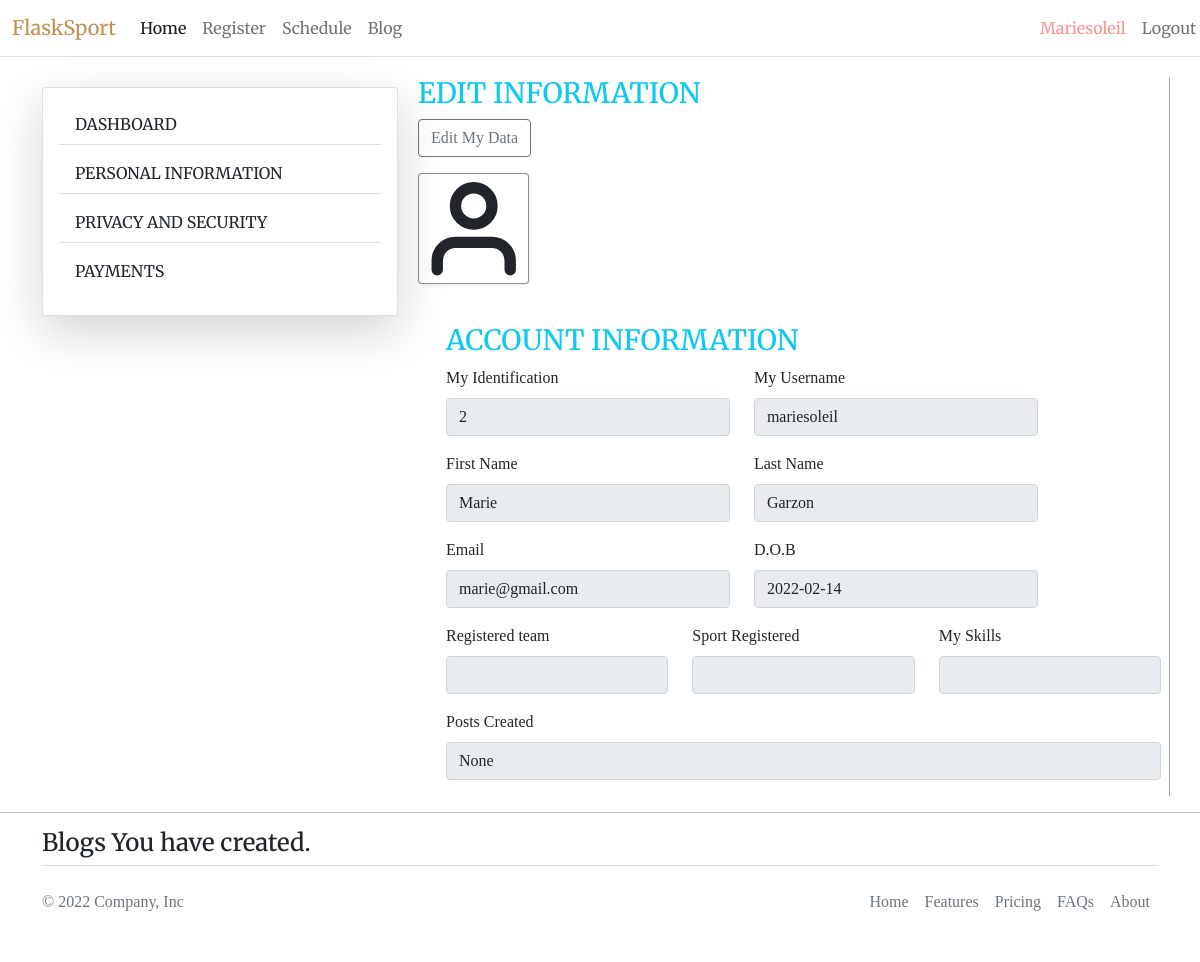
/user/user-profile/ (signed in), run on the app's committed database.
### sport/models.py (models this page shows, shortened)
class User(db.Model, UserMixin):
    id = db.Column(db.Integer(), primary_key=True)
    username = db.Column(db.String(length=20), nullable=False, unique=True)
    first_name = db.Column(db.String(length=30), nullable=False, unique=True)
    last_name = db.Column(db.String(length=20), nullable=False, unique=True)
    email = db.Column(db.String(length=20), nullable=False, unique=True)
    password_hash = db.Column(db.String(length=80), nullable=False)
    date_of_birth = db.Column(db.String(length=10), nullable=False)
    team_id = db.Column(
        db.Integer(), db.ForeignKey("team.id"), nullable=True
    )  # created only when the user registers for sport.
    is_registered = db.Column(
        db.Boolean(), nullable=True
    )  # updated when user registers.
    user_bookmarked = db.relationship("Bookmarks", backref="user", lazy=True)
    posts_created = db.relationship("Post", backref="user", lazy=True)
    player_attributes = db.relationship("Attributes", backref="user", lazy=True)
    @property
    def password(self):
        return self.password

### sport/routes.py (the view)
@app.route("/user/user-profile/", methods=["POST", "GET"])
@login_required
def view_user_profile():
    if request.method == "GET":
        blogs = Post.query.filter_by(creator_id=current_user.id).all()
        if current_user.team_id != None:
            team = Team.query.filter_by(id=int(current_user.team_id)).first()
            sport = Attributes.query.filter_by(id=int(current_user.id)).first()
            post = Post.query.filter_by(creator_id=int(current_user.id)).count()
        else:
            team = None
            sport = None
            post = None
        user_profile = ViewUserProfileForm()
        return render_template(
            "user/user-profile.html",
            user_profile=user_profile,
            team=team,
            sport=sport,
            post=post,
            blogs=blogs,
        )

### sport/forms.py
class ViewUserProfileForm(FlaskForm):
    id = StringField(label="My Identification", validators=[DataRequired()])
    username = StringField(label="My Username", validators=[DataRequired()])
    first_name = StringField(label="First Name", validators=[DataRequired()])
    last_name = StringField(label="Last Name", validators=[DataRequired()])
    email = StringField(label="Email", validators=[Email(), DataRequired()])
    date_of_birth = StringField(label="D.O.B", validators=[DataRequired()])
    team = StringField(label="Registered team", validators=[DataRequired()])
    sport = StringField(
        label="Sport Registered", validators=[DataRequired()]
    )  # retrieve from attributes
    post = StringField(
        label="Posts Created", validators=[DataRequired()]
    )  # retrieve from posts
    skill = StringField(
        label="My Skills", validators=[DataRequired()]
    )  # retrive from attrinutes

### sport/models.py (called while the page is built)
@login_manager.user_loader
def load_user(user_id):
    return User.query.get(int(user_id))

### sport/templates/user/user-profile.html (shortened to what this page needs)
{% extends 'base.html' %} {% block title %} {% endblock %} {% block content %}
<body>
  <div class="container">
    <div class="row">
      <div class="col-lg-4 col-md-6 col-sm-12" style="margin-top: 30px">
        <div class="card shadow-lg p-3 mb-5 bg-body rounded">
          <ul
            class="list-group list-group-flush"
            style="font-family: 'Merriweather', serif"
          >
            <li class="list-group-item mb-2">DASHBOARD</li>
            <li class="list-group-item mb-2">PERSONAL INFORMATION</li>
            <li class="list-group-item mb-2">PRIVACY AND SECURITY</li>
            <li class="list-group-item mb-2">PAYMENTS</li>
          </ul>
        </div>
      </div>
      <div
        class="col-lg-8 col-md-6 col-sm-12 g-3"
        style="border-right: 1px solid rgba(0, 0, 0, 0.36); margin-top: 20px"
      >
        <div class="mb-3">
          <h3 class="font-weight-bolder text-info" style="color: black">
            EDIT INFORMATION
          </h3>
          <button type="button" class="btn btn-outline-secondary" id="btns">
            Edit My Data
          </button>
        </div>
        <form method="POST" class="form-rigister">
          <div
            class="mb-3 shadow-sm bg-body rounded"
            style="margin-right: 85%; border: 1px solid rgba(0, 0, 0, 0.442)"
          >
            <svg
              xmlns="http://www.w3.org/2000/svg"
              width="100%"
              height="100%"
              viewBox="0 0 24 24"
              fill="none"
              stroke="currentColor"
              stroke-width="2.5"
              stroke-linecap="round"
              stroke-linejoin="round"
              class="feather feather-user"
            >
              <path d="M20 21v-2a4 4 0 0 0-4-4H8a4 4 0 0 0-4 4v2"></path>
              <circle cx="12" cy="7" r="4"></circle>
            </svg>
          </div>
          <br />
          <div class="row ms-3">
            <h3 class="text-info">ACCOUNT INFORMATION</h3>
          </div>
          {% if current_user.is_authenticated %}
          <fieldset disabled id="fieldset">
            <div class="row ms-3">
              <div class="col-lg-5 mb-3">
                {{user_profile.id.label(class="form-label")}}
                {{user_profile.id(class="form-control", autocomplete='off',
                placeholder='Indentity',value=current_user.id)}}
              </div>
              <div class="col-lg-5 mb-3">
                {{user_profile.username.label(class="form-label")}}
                {{user_profile.username(class="form-control",autocomplete='off',placeholder='User
                Name', value=current_user.username)}}
              </div>
            </div>
            <div class="row ms-3">
              <div class="col-lg-5 mb-3">
                {{user_profile.first_name.label(class="form-label")}}
                {{user_profile.first_name(class="form-control",autocomplete='off',placeholder='Team
                Name', value=current_user.first_name)}}
              </div>
              <div class="col-lg-5 mb-3">
                {{user_profile.last_name.label(class="form-label")}}
                {{user_profile.last_name(class="form-control",autocomplete='off',placeholder='Team
                Name', value=current_user.last_name)}}
              </div>
            </div>
            <div class="row ms-3">
              <div class="col-lg-5 mb-3">
                {{user_profile.email.label(class="form-label")}}
                {{user_profile.email(class="form-control",
                value=current_user.email)}}
              </div>
              <div class="col-lg-5 mb-3">
                {{user_profile.date_of_birth.label(class="form-label")}}
                {{user_profile.date_of_birth(class="form-control",
                value=current_user.date_of_birth)}}
              </div>
            </div>
            <div class="row ms-3">
              <div class="col-lg-4 mb-3">
                {{user_profile.team.label(class="form-label")}}
                {{user_profile.team(class="form-control", value=team.name)}}
              </div>
              <div class="col-lg-4 mb-3">
                {{user_profile.sport.label(class="form-label")}}
                {{user_profile.sport(class="form-control",
                value=sport.sports_registered)}}
              </div>
              <div class="col-lg-4 mb-3">
                {{user_profile.skill.label(class="form-label")}}
                {{user_profile.skill(class="form-control",
                value=sport.skills_level)}}
              </div>
            </div>
            <div class="row ms-3">
              <div class="mb-3">
                {{user_profile.post.label(class="form-label")}}
                {{user_profile.post(class="form-control", value=post)}}
              </div>
            </div>
          </fieldset>
          {% endif %}
        </form>
      </div>
    </div>
  </div>
  <hr />
  <section id="recent-blogs">
    <div class="container">
      <h4>Blogs You have created.</h4>
    </div>
  </section>
</body>
{% endblock %}

### sport/templates/base.html (shortened to what this page needs)
<!doctype html>
<html lang="en">
<head>
    <link rel="stylesheet" href="static/css/style.css">
    <link href="https://cdn.jsdelivr.net/npm/bootstrap@5.1.3/dist/css/bootstrap.min.css" rel="stylesheet"
>
</head>
<body>
    <nav class="navbar navbar-expand-md navbar-light border-bottom">
        <div class="container-fluid">
            <a class="navbar-brand" href="{{url_for('home_page')}}"
                style="font-family: 'Merriweather', serif;color:rgba(169, 104, 18, 0.734)">FlaskSport</a>
            <div class="row collapse navbar-collapse" id="navbarNav" style="font-family: 'Merriweather', serif">
                <div class="col-lg-10">
                    <ul class="navbar-nav">
                        <li class="nav-item">
                            <a class="nav-link active" aria-current="page" href="{{url_for('home_page')}}">Home</a>
                        </li>
                        {% if current_user.is_authenticated %}
                        <li class="nav-item">
                            <a class="nav-link" href="{{url_for('registration_page')}}">Register</a>
                        </li>
                        {% endif %}
                        <li class="nav-item">
                            <a class="nav-link" href="{{url_for('schedule_page')}}">Schedule</a>
                        </li>
                        <li class="nav-item">
                            <a class="nav-link" href="{{url_for('blog_page')}}">Blog</a>
                        </li>
                    </ul>
                </div>
                <div class='col-lg-2'>
                    <ul class="navbar-nav">
                        {% if current_user.is_authenticated%}
                        <li class="nav-item">
                            <a class="nav-link text-capitalize" href="{{url_for('view_user_profile')}}"
                                style='color:rgba(255, 47, 47, 0.53)'>{{current_user.username}}</a>
                        </li>
                        <li class="nav-item justify-content-end">
                            <a class="nav-link" href="{{url_for('logout_page')}}">Logout</a>
                        </li>
                        {% endif %}
                    </ul>
                </div>
            </div>
        </div>
    </nav>
    {% block content %}
    {% endblock %}
    {% include 'includes/footer.html' %}
</body>
</html>

### sport/templates/user/user-profile.html (style rules this page uses)
svg { cursor: pointer; }

### sport/templates/base.html (style rules this page uses)
body { font-family: 'Times New Roman', Times, serif; }
h1, h3, h4 { font-family: 'Merriweather', serif; }

### data on the page
User: username "Mariesoleil", id "2", username "mariesoleil", first_name "Marie", last_name "Garzon", email "marie@gmail.com", date_of_birth "2022-02-14"

### other printed values
{{ user_profile.id.label(class="form-label") }} "My Identification"
{{ user_profile.username.label(class="form-label") }} "My Username"
{{ user_profile.first_name.label(class="form-label") }} "First Name"
{{ user_profile.last_name.label(class="form-label") }} "Last Name"
{{ user_profile.email.label(class="form-label") }} "Email"
{{ user_profile.date_of_birth.label(class="form-label") }} "D.O.B"
{{ user_profile.team.label(class="form-label") }} "Registered team"
{{ user_profile.sport.label(class="form-label") }} "Sport Registered"
{{ user_profile.skill.label(class="form-label") }} "My Skills"
{{ user_profile.post.label(class="form-label") }} "Posts Created"
